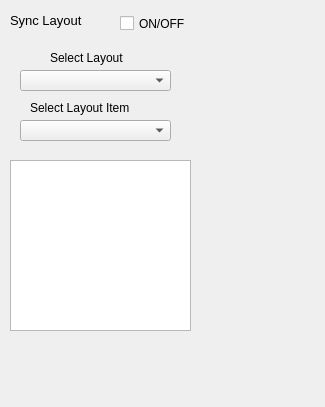
<?xml version="1.0" encoding="UTF-8"?>
<ui version="4.0">
 <class>DockWidget</class>
 <widget class="QDockWidget" name="DockWidget">
  <property name="geometry">
   <rect>
    <x>0</x>
    <y>0</y>
    <width>325</width>
    <height>407</height>
   </rect>
  </property>
  <property name="minimumSize">
   <size>
    <width>200</width>
    <height>200</height>
   </size>
  </property>
  <property name="allowedAreas">
   <set>Qt::AllDockWidgetAreas</set>
  </property>
  <property name="windowTitle">
   <string>DockWidget</string>
  </property>
  <widget class="QWidget" name="dockWidgetContents">
   <widget class="QComboBox" name="comboBox">
    <property name="geometry">
     <rect>
      <x>20</x>
      <y>70</y>
      <width>151</width>
      <height>21</height>
     </rect>
    </property>
   </widget>
   <widget class="QComboBox" name="layoutItemBox">
    <property name="geometry">
     <rect>
      <x>20</x>
      <y>120</y>
      <width>151</width>
      <height>21</height>
     </rect>
    </property>
   </widget>
   <widget class="QCheckBox" name="checkBox">
    <property name="geometry">
     <rect>
      <x>120</x>
      <y>8</y>
      <width>81</width>
      <height>31</height>
     </rect>
    </property>
    <property name="text">
     <string>ON/OFF</string>
    </property>
   </widget>
   <widget class="QLabel" name="label">
    <property name="geometry">
     <rect>
      <x>50</x>
      <y>50</y>
      <width>101</width>
      <height>16</height>
     </rect>
    </property>
    <property name="text">
     <string>Select Layout</string>
    </property>
   </widget>
   <widget class="QListWidget" name="listWidget">
    <property name="geometry">
     <rect>
      <x>10</x>
      <y>160</y>
      <width>181</width>
      <height>171</height>
     </rect>
    </property>
   </widget>
   <widget class="QLabel" name="label_2">
    <property name="geometry">
     <rect>
      <x>30</x>
      <y>100</y>
      <width>131</width>
      <height>16</height>
     </rect>
    </property>
    <property name="text">
     <string>Select Layout Item</string>
    </property>
   </widget>
   <widget class="QLabel" name="label_3">
    <property name="geometry">
     <rect>
      <x>10</x>
      <y>0</y>
      <width>91</width>
      <height>41</height>
     </rect>
    </property>
    <property name="font">
     <font>
      <family>Yu Gothic UI</family>
      <pointsize>10</pointsize>
     </font>
    </property>
    <property name="text">
     <string>Sync Layout</string>
    </property>
   </widget>
  </widget>
 </widget>
 <resources/>
 <connections/>
</ui>
